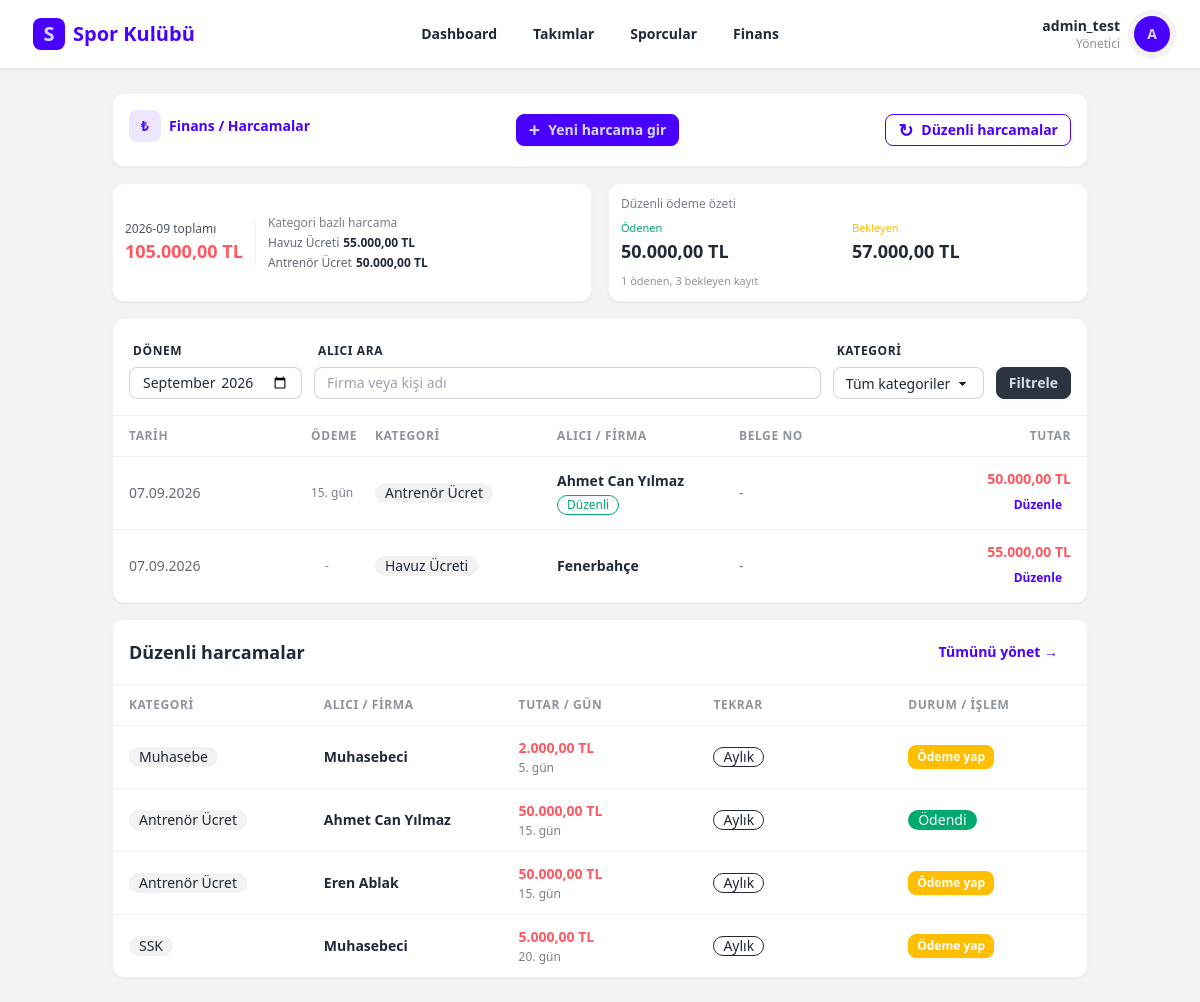
The page /finance/expenses/ (signed in) on the database its author committed.
### users/models.py (models this page shows, shortened)
class User(AbstractUser):
    class Role(models.TextChoices):
        PARENT = 'parent', 'Veli'
        ADMIN = 'admin', 'Yönetici'
        COACH = 'coach', 'Antrenör'
        FINANCE = 'finance', 'Mali İşler'
    email = models.EmailField(unique=True, verbose_name="E-posta Adresi")
    role = models.CharField(
        max_length=20,
        choices=Role.choices,
        default=Role.PARENT,
        verbose_name="Kullanıcı Rolü"
    )
    phone_number = models.CharField(max_length=15, blank=True, null=True, verbose_name="Telefon Numarası")
    tc_identity = models.CharField(max_length=11, blank=True, null=True, verbose_name="T.C. Kimlik No")
    USERNAME_FIELD = 'email'
    REQUIRED_FIELDS = ['username', 'first_name', 'last_name']
    class Meta:
        verbose_name = "Kullanıcı"
        verbose_name_plural = "Kullanıcılar"

### finance/models.py (models this page shows, shortened)
class Expense(models.Model):
    category = models.ForeignKey(
        ExpenseCategory,
        on_delete=models.SET_NULL,
        null=True,
        related_name='expenses',
        verbose_name="Kategori"
    )
    regular_expense = models.ForeignKey(
        'RegularExpense',
        on_delete=models.SET_NULL,
        null=True,
        blank=True,
        related_name='generated_expenses',
        verbose_name="Düzenli gider kaynağı"
    )
    amount = models.DecimalField(max_digits=10, decimal_places=2, verbose_name="Tutar (TL)")
    reciever = models.CharField(
        null=True,
        blank=True,
        max_length=200,
        verbose_name="Alıcı / Firma / Kişi")
    expense_date = models.DateField(verbose_name="Harcama Tarihi")
    is_active = models.BooleanField(default=True, verbose_name="Aktif mi?")
    period = models.CharField(
        max_length=7,
        db_index=True,
        help_text="Format: YYYY-MM (Örn: 2026-08)",
        verbose_name="Ait Olduğu Dönem"
    )
    receipt_no = models.CharField(max_length=100, blank=True, null=True, verbose_name="Fatura / Fiş / Dekont No")
    notes = models.TextField(blank=True, null=True, verbose_name="Açıklama / Detay")
    created_by = models.ForeignKey(
        settings.AUTH_USER_MODEL,
        on_delete=models.SET_NULL,
        null=True,
        verbose_name="Kaydı Oluşturan"
    )
    created_at = models.DateTimeField(auto_now_add=True)
    updated_at = models.DateTimeField(auto_now=True)
    class Meta:
        verbose_name = "Gider Kaydı"
        verbose_name_plural = "Gider Kayıtları"
        ordering = ['updated_at']

class RegularExpense(models.Model):
    category = models.ForeignKey(
        ExpenseCategory,
        on_delete=models.SET_NULL,
        null=True,
        related_name='regular_expenses',
        verbose_name="Kategori"
    )
    amount = models.DecimalField(max_digits=10, decimal_places=2, verbose_name="Tutar (TL)")
    reciever = models.CharField(max_length=200, verbose_name="Alıcı / Firma / Kişi")
    start_date = models.DateField(verbose_name="Başlangıç Tarihi")
    end_date = models.DateField(null=True, blank=True, verbose_name="Bitiş Tarihi (Opsiyonel)")
    frequency = models.CharField(
        max_length=20,
        choices=[
            ('monthly', 'Aylık'),
            ('quarterly', '3 Aylık'),
            ('yearly', 'Yıllık'),
        ],
        default='monthly',
        verbose_name="Frekans"
    )
    paymentDay = models.PositiveSmallIntegerField(
        default=1,
        null=True,
        blank=True,
        verbose_name="Ödeme Günü",
        help_text="Örn: 15, 30. Boş bırakılırsa ödeme günü belirtilmemiş olur."
    )
    notes = models.TextField(blank=True, null=True, verbose_name="Açıklama / Detay")
    created_by = models.ForeignKey(
        settings.AUTH_USER_MODEL,
        on_delete=models.SET_NULL,
        null=True,
        verbose_name="Kaydı Oluşturan"
    )
    created_at = models.DateTimeField(auto_now_add=True)
    class Meta:
        verbose_name = "Düzenli Gider"
        verbose_name_plural = "Düzenli Giderler"
        ordering = ['-start_date']

class ExpenseCategory(models.Model):
    name = models.CharField(max_length=100, verbose_name="Kategori Adı")
    description = models.TextField(blank=True, null=True, verbose_name="Açıklama")
    class Meta:
        verbose_name = "Gider Kategorisi"
        verbose_name_plural = "Gider Kategorileri"

### finance/views.py (the view)
# urls.py: path('expenses/', views.expense_list, name='expense-list'),
@login_required
def expense_list(request):
    period = request.GET.get('period', date.today().strftime('%Y-%m'))
    category_id = request.GET.get('category', '')
    query = request.GET.get('q', '').strip()
    expenses = Expense.objects.filter(period=period).select_related('category', 'created_by', 'regular_expense').order_by(
        F('regular_expense__paymentDay').asc(nulls_last=True), '-expense_date', '-updated_at'
    )
    if category_id:
        expenses = expenses.filter(category_id=category_id)
    if query:
        expenses = expenses.filter(reciever__icontains=query)
    period_start, period_end = get_period_bounds(period)
    regular_expenses = RegularExpense.objects.filter(
        start_date__lte=period_end
    ).filter(
        Q(end_date__isnull=True) | Q(end_date__gte=period_start)
    ).select_related('category').prefetch_related(
        Prefetch(
            'generated_expenses',
            queryset=Expense.objects.filter(
                is_active=True,
                period=period,
            ).order_by('-expense_date'),
        )
    ).order_by(F('paymentDay').asc(nulls_last=True), '-start_date')[:5]
    summary = get_expense_summary(period)
    context = {
        'period': period,
        'expenses': expenses,
        'regular_expenses': regular_expenses,
        'categories': ExpenseCategory.objects.all().order_by('name'),
        'selected_category': category_id,
        'query': query,
        **summary,
        'today': date.today(),
    }
    return render(request, 'finance/expenses.html', context)

### templates/finance/expenses.html (shortened to what this page needs)
{% extends "base.html" %}
{% block content %}
<div class="mx-auto w-full max-w-7xl space-y-4">
    <header class="flex flex-col gap-4 rounded-xl border border-base-200 bg-base-100 p-4 shadow-sm md:flex-row md:items-center md:justify-between">
        <div>
            <div class="mb-2 flex items-center gap-2 text-sm font-semibold text-primary">
                <span class="grid h-8 w-8 place-items-center rounded-lg bg-primary/10">₺</span>
                Finans / Harcamalar
            </div>
           </div>
        <button class="btn btn-primary btn-sm gap-2"
            hx-get="{% url 'expense-create' %}?period={{ period }}&category={{ selected_category }}&q={{ query|urlencode }}"
                hx-target="#modal-container"
                hx-swap="innerHTML">
            <span class="text-xl leading-none">+</span>
            Yeni harcama gir
        </button>
        <a href="{% url 'regular-expense-list' %}" class="btn btn-sm btn-outline btn-primary gap-2">
            <span class="text-lg leading-none">↻</span>
            Düzenli harcamalar
        </a>
    </header>
    {% include 'finance/partials/_expense_summary.html' %}
    <section class="rounded-xl border border-base-200 bg-base-100 shadow-sm">
        <form method="get" class="grid gap-3 border-b border-base-200 p-4 md:grid-cols-[auto_1fr_auto_auto] md:items-end">
            <label class="form-control">
                <span class="label label-text text-xs font-bold uppercase tracking-wider">Dönem</span>
                <input type="month" name="period" value="{{ period }}" class="input input-bordered input-sm" onchange="this.form.submit()">
            </label>
            <label class="form-control">
                <span class="label label-text text-xs font-bold uppercase tracking-wider">Alıcı ara</span>
                <input type="search" name="q" value="{{ query }}" placeholder="Firma veya kişi adı" class="input input-bordered input-sm">
            </label>
            <label class="form-control">
                <span class="label label-text text-xs font-bold uppercase tracking-wider">Kategori</span>
                <select name="category" class="select select-bordered select-sm">
                    <option value="">Tüm kategoriler</option>
                </select>
            </label>
            <button class="btn btn-neutral btn-sm">Filtrele</button>
        </form>
        <div class="w-full overflow-hidden">
            <table class="table w-full table-fixed">
                <thead>
                    <tr class="text-xs uppercase tracking-wider text-base-content/50">
                        <th>Tarih</th>
                        <th class="w-16 text-center">Ödeme</th>
                        <th class="hidden md:table-cell">Kategori</th>
                        <th>Alıcı / firma</th>
                        <th class="hidden md:table-cell">Belge no</th>
                        <th class="text-right">Tutar</th>
                    </tr>
                </thead>
                <tbody id="expense-list">
                    {% for expense in expenses %}
                        {% include 'finance/partials/_expense_row.html' %}
                    {% endfor %}
                </tbody>
            </table>
        </div>
    </section>
    <section class="rounded-xl border border-base-200 bg-base-100 shadow-sm">
        <div class="flex flex-col gap-3 border-b border-base-200 p-4 sm:flex-row sm:items-center sm:justify-between">
            <div>
                <h2 class="text-lg font-black">Düzenli harcamalar</h2>
                 </div>
            <a href="{% url 'regular-expense-list' %}" class="btn btn-ghost btn-sm text-primary">Tümünü yönet →</a>
        </div>
        <div class="w-full overflow-hidden">
            <table class="table w-full table-fixed">
                <thead>
                    <tr class="text-xs uppercase tracking-wider text-base-content/50">
                        <th class="hidden md:table-cell">Kategori</th>
                        <th>Alıcı / firma</th>
                        <th>Tutar / gün</th>
                        <th class="hidden md:table-cell">Tekrar</th>
                        <th>Durum / işlem</th>
                    </tr>
                </thead>
                <tbody>
                    {% include 'finance/partials/_regular_expense_compact_list.html' %}
                </tbody>
            </table>
        </div>
    </section>
</div>
{% endblock %}

### templates/base.html (shortened to what this page needs)
<!DOCTYPE html>
<html lang="tr" data-theme="light">
<head>
    <link href="https://cdn.jsdelivr.net/npm/daisyui@4.12.10/dist/full.min.css" rel="stylesheet" type="text/css" />
    <script src="https://cdn.tailwindcss.com"></script>
</head>
<body class="bg-base-200 min-h-screen" hx-headers='{"X-CSRFToken": "{{ csrf_token }}"}'>
    <header class="sticky top-0 z-40 border-b border-base-300 bg-base-100/95 shadow-sm backdrop-blur">
        <div class="navbar mx-auto max-w-7xl px-4 sm:px-6">
            <div class="navbar-start">
                <a href="{% url 'dashboard-index' %}" class="btn btn-ghost gap-2 px-2 text-lg font-black text-primary sm:text-xl">
                    <span class="grid h-8 w-8 place-items-center rounded-lg bg-primary text-primary-content">S</span>
                    <span class="hidden sm:inline">Spor Kulübü</span>
                </a>
            </div>
            <nav class="navbar-center hidden lg:flex">
                <ul class="menu menu-horizontal gap-1 px-1 font-semibold">
                    <li><a href="{% url 'dashboard-index' %}">Dashboard</a></li>
                    <li><a href="{% url 'team-list' %}">Takımlar</a></li>
                    <li><a href="{% url 'athlete-manage-list' %}">Sporcular</a></li>
                    <li><a href="{% url 'finance-dashboard' %}">Finans</a></li>
                </ul>
            </nav>
            <div class="navbar-end gap-1 sm:gap-2">
                <div class="hidden text-right sm:block">
                    <p class="max-w-32 truncate text-sm font-bold">{{ request.user.get_full_name|default:request.user.username }}</p>
                    <p class="text-xs text-base-content/50">{{ request.user.get_role_display }}</p>
                </div>
                <div class="dropdown dropdown-end">
                    <label tabindex="0" class="btn btn-circle avatar placeholder" aria-label="Kullanıcı menüsü">
                        <div class="w-9 rounded-full bg-primary text-primary-content"><span>{{ request.user.first_name|first|default:request.user.username|first|upper }}</span></div>
                    </label>
                </div>
            </div>
        </div>
    </header>
    <main class="container mx-auto p-6">
        {% block content %}{% endblock %}
    </main>
</body>
</html>

### templates/finance/partials/_expense_row.html (shortened to what this page needs)
<tr class="border-b border-base-200 last:border-0 {% if not expense.is_active %}opacity-60{% endif %}">
    <td class="break-words text-sm text-base-content/70">{{ expense.expense_date|date:'d.m.Y' }}</td>
    <td class="whitespace-nowrap text-center text-xs text-base-content/60">
        {% if expense.regular_expense and expense.regular_expense.paymentDay %}{{ expense.regular_expense.paymentDay }}. gün{% else %}-{% endif %}
    </td>
    <td class="hidden break-words md:table-cell">
        {% if expense.category %}
        <span class="badge badge-ghost font-medium">{{ expense.category.name }}</span>
        {% else %}
        <span class="text-sm text-base-content/40">Kategorisiz</span>
        {% endif %}
    </td>
    <td class="break-words">
        <div class="font-semibold">{{ expense.reciever|default:'Belirtilmedi' }}</div>
        {% if expense.regular_expense %}<span class="badge badge-success badge-outline mt-1 text-xs">Düzenli</span>{% endif %}
    </td>
    <td class="hidden break-words text-sm text-base-content/60 md:table-cell">{{ expense.receipt_no|default:'-' }}</td>
    <td class="break-words text-right">
        <div class="font-black text-error">{{ expense.amount|floatformat:2 }} TL</div>
        <button type="button"
                class="btn btn-ghost btn-xs mt-1 text-primary"
                hx-get="{% url 'expense-update' expense.pk %}?period={{ expense.period }}"
                hx-target="#modal-container"
                hx-swap="innerHTML">
            Düzenle
        </button>
    </td>
</tr>

### templates/finance/partials/_regular_expense_compact_list.html
{% for expense in regular_expenses %}
<tr class="border-b border-base-200 last:border-0">
    <td class="hidden break-words md:table-cell">
        {% if expense.category %}
        <span class="badge badge-ghost font-medium">{{ expense.category.name }}</span>
        {% else %}
        <span class="text-sm text-base-content/40">Kategorisiz</span>
        {% endif %}
    </td>
    <td class="break-words font-semibold">{{ expense.reciever }}</td>
    <td class="break-words text-error">
        <div class="font-black">{{ expense.amount|floatformat:2 }} TL</div>
        <div class="mt-0.5 text-xs text-base-content/60">{% if expense.paymentDay %}{{ expense.paymentDay }}. gün{% else %}Gün yok{% endif %}</div>
    </td>
    <td class="hidden break-words md:table-cell"><span class="badge badge-outline">{{ expense.get_frequency_display }}</span></td>
    <td class="break-words">
        {% with generated_expenses=expense.generated_expenses.all %}
            {% if generated_expenses %}
            <span class="badge badge-success text-white">Ödendi</span>
            {% else %}
            <button type="button" class="btn btn-warning btn-xs text-white"
                    hx-get="{% url 'regular-expense-convert' expense.pk %}?source=expenses&period={{ period }}&category={{ selected_category }}&q={{ query|urlencode }}"
                    hx-target="#modal-container"
                    hx-swap="innerHTML">
                Ödeme yap
            </button>
            {% endif %}
        {% endwith %}
    </td>
</tr>
{% empty %}
<tr>
    <td colspan="5" class="py-10 text-center text-sm text-base-content/50">Aktif düzenli harcama bulunmuyor.</td>
</tr>
{% endfor %}

### rows shown on the page
User: user.get_full_name "admin_test", user.role "Yönetici", user.first_name|first "A"
Expense: expense_date "07.09.2026", regular_expense.paymentDay "15", category.name "Antrenör Ücret", reciever "Ahmet Can Yılmaz", shows "Düzenli", receipt_no "-", amount "50.000,00"
Expense: expense_date "07.09.2026", category.name "Havuz Ücreti", reciever "Fenerbahçe", receipt_no "-", amount "55.000,00"
RegularExpense: category.name "Muhasebe", reciever "Muhasebeci", amount "2.000,00", paymentDay "5", frequency "Aylık"
RegularExpense: category.name "Antrenör Ücret", reciever "Ahmet Can Yılmaz", amount "50.000,00", paymentDay "15", frequency "Aylık", shows "Ödendi"
RegularExpense: category.name "Antrenör Ücret", reciever "Eren Ablak", amount "50.000,00", paymentDay "15", frequency "Aylık"
RegularExpense: category.name "SSK", reciever "Muhasebeci", amount "5.000,00", paymentDay "20", frequency "Aylık"

### other values the page prints
{{ period }} "2026-09"
{{ total_expense|floatformat:2 }} "105.000,00"
{{ category.name }} "Havuz Ücreti" "Antrenör Ücret"
{{ category.total|floatformat:2 }} "55.000,00" "50.000,00"
{{ regular_paid_total|floatformat:2 }} "50.000,00"
{{ regular_pending_total|floatformat:2 }} "57.000,00"
{{ regular_paid_count }} "1"
{{ regular_pending_count }} "3"
